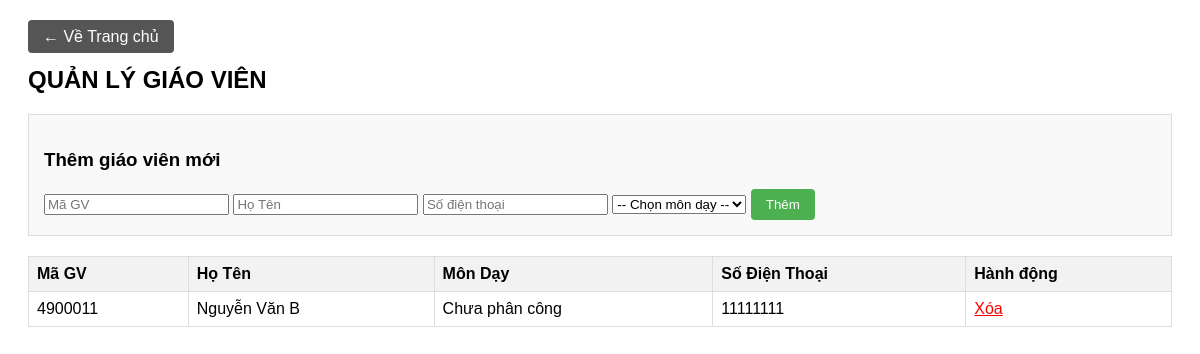
/giaovien.php (signed in), run on the app's committed database.
### tables this page shows
CREATE TABLE `giaovien` (
  `MaGV` int(11) NOT NULL,
  `MaTK` int(11) DEFAULT NULL,
  `HoTen` varchar(100) DEFAULT NULL,
  `NgaySinh` date DEFAULT NULL,
  `GioiTinh` varchar(10) DEFAULT NULL,
  `DienThoai` varchar(15) DEFAULT NULL,
  `Email` varchar(100) DEFAULT NULL,
  `MaMon` int(11) DEFAULT NULL
);

### giaovien.php (the view, shortened to what this page needs)
<?php
require_once 'connect.php';
$sql_gv = "SELECT giaovien.MaGV, giaovien.HoTen, giaovien.DienThoai, monhoc.TenMon
           FROM giaovien
           LEFT JOIN monhoc ON giaovien.MaMon = monhoc.MaMon";
$result_gv = $conn->query($sql_gv);
?>
<!DOCTYPE html>
<html>
<head>
</head>
<body>
    <a href="index.php" class="btn" style="background: #555;">&larr; Về Trang chủ</a>
    <h2>QUẢN LÝ GIÁO VIÊN</h2>
    <div class="form-add">
        <h3>Thêm giáo viên mới</h3>
        <form method="POST" action="">
            <input type="number" name="MaGV" placeholder="Mã GV" required>
            <input type="text" name="HoTen" placeholder="Họ Tên" required>
            <input type="text" name="DienThoai" placeholder="Số điện thoại">
            <select name="MaMon">
                <option value="">-- Chọn môn dạy --</option>
            </select>
            <button type="submit" class="btn">Thêm</button>
        </form>
    </div>
    <table>
        <tr>
            <th>Mã GV</th>
            <th>Họ Tên</th>
            <th>Môn Dạy</th>
            <th>Số Điện Thoại</th>
            <th>Hành động</th>
        </tr>
        <?php
        if ($result_gv->num_rows > 0) {
            while($row = $result_gv->fetch_assoc()) {
                echo "<tr>";
                echo "<td>" . $row['MaGV'] . "</td>";
                echo "<td>" . $row['HoTen'] . "</td>";
                echo "<td>" . ($row['TenMon'] ? $row['TenMon'] : 'Chưa phân công') . "</td>";
                echo "<td>" . $row['DienThoai'] . "</td>";
                echo "<td><a href='#' style='color:red;'>Xóa</a></td>";
                echo "</tr>";
            }
        } else {
            echo "<tr><td colspan='5' style='text-align:center;'>Chưa có dữ liệu.</td></tr>";
        }
        ?>
    </table>
</body>
</html>

### giaovien.php (style rules this page uses)
body { font-family: Arial; padding: 20px; }
table { width: 100%; border-collapse: collapse; margin-top: 20px; }
th, td { border: 1px solid #ddd; padding: 8px; text-align: left; }
th { background-color: #f2f2f2; }
.btn { padding: 8px 15px; background: #4CAF50; color: white; border-radius: 4px; border: none; cursor: pointer; text-decoration: none; }
.form-add { background: #f9f9f9; padding: 15px; border: 1px solid #ddd; margin-bottom: 20px; }

### data on the page
giaovien: MaGV "4900011", HoTen "Nguyễn Văn B", DienThoai "11111111"
